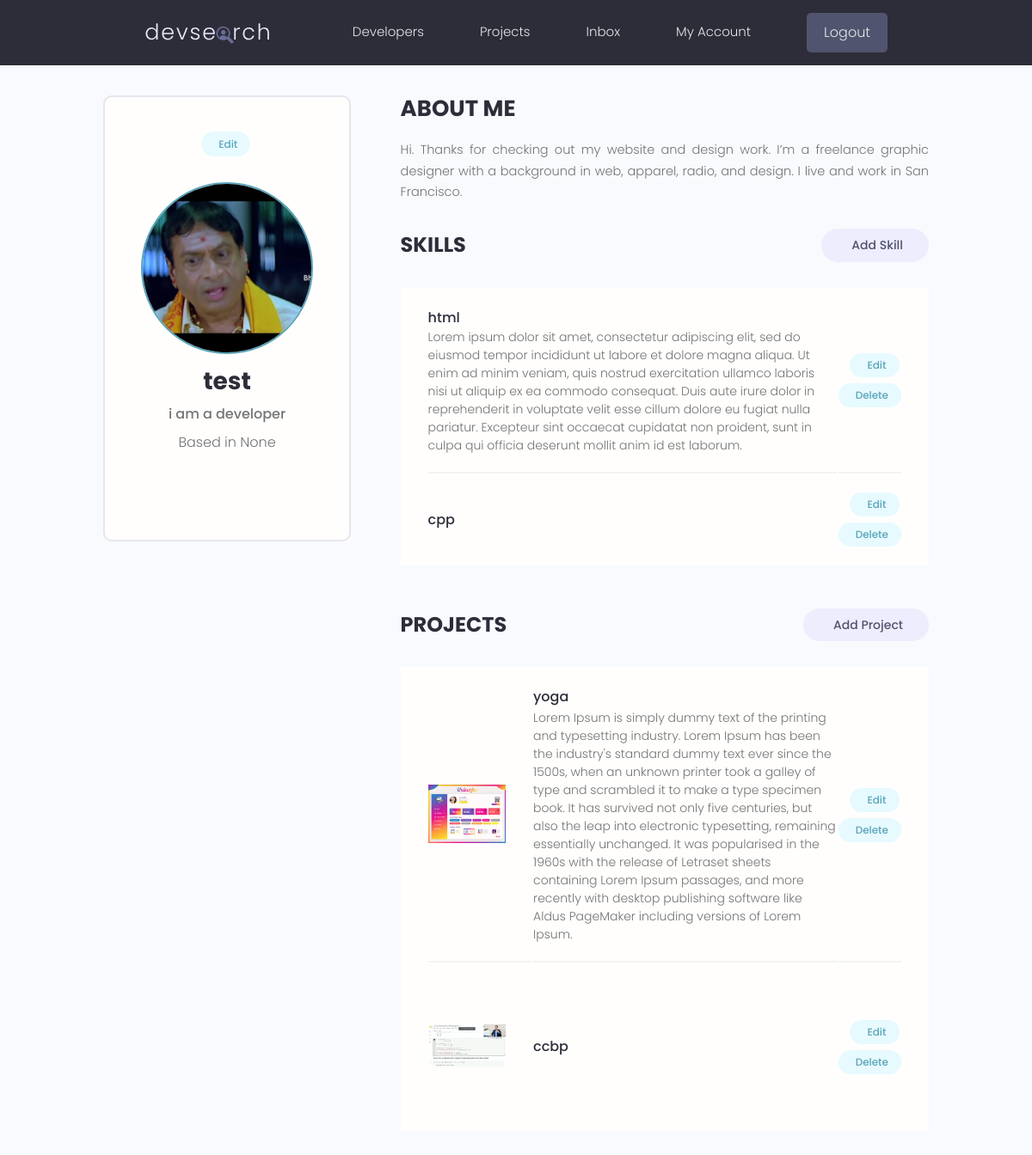
/account/ (signed in), run on an earlier commit of the app's database.
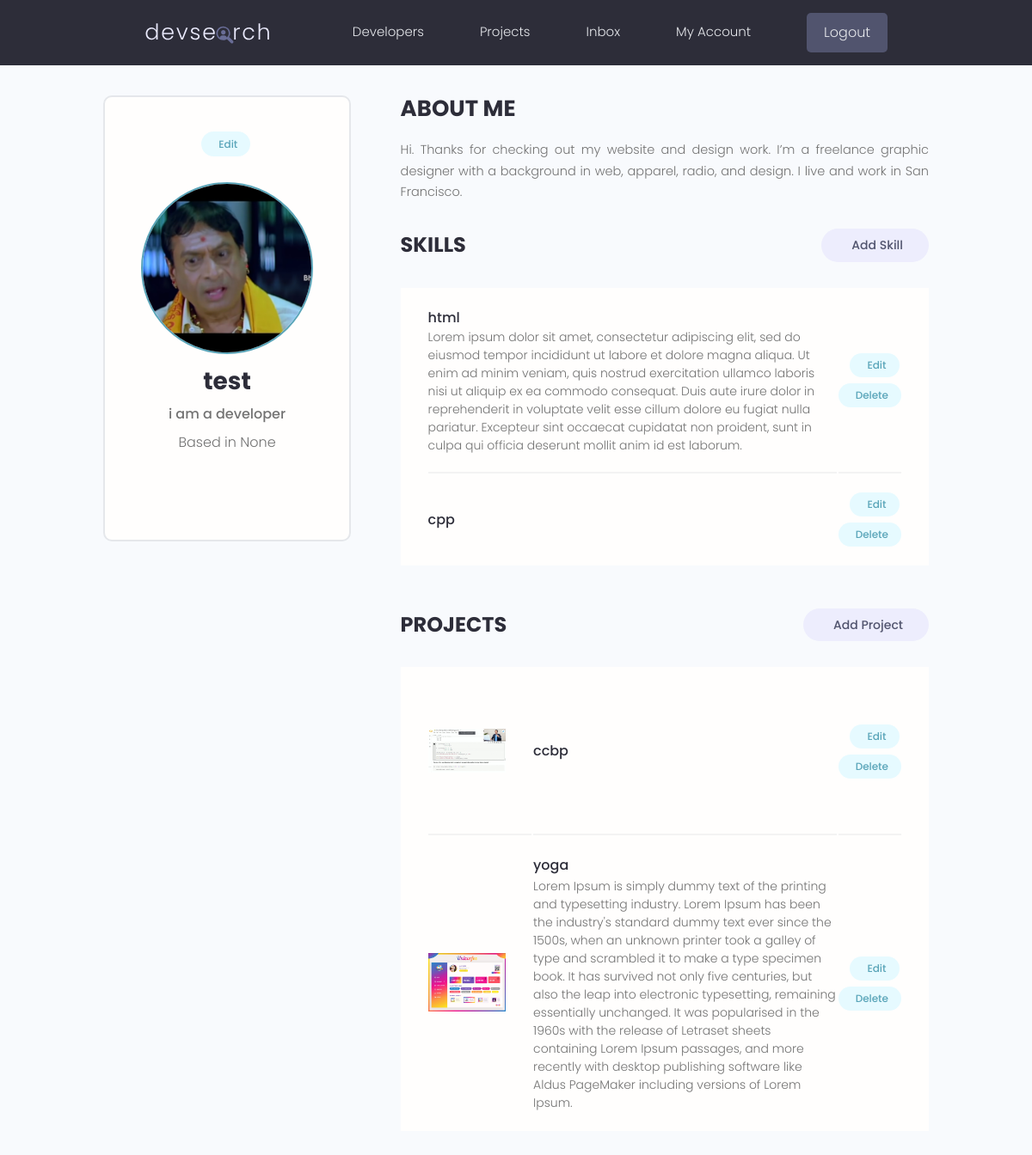
And on a later commit of the database.
### users/models.py (models this page shows, shortened)
class Skill(models.Model):
    owner = models.ForeignKey(
        Profile, null=True, blank=True, on_delete=models.CASCADE)
    name = models.CharField(max_length=200)
    description = models.TextField(null=True, blank=True)
    created = models.DateField(auto_now_add=True)
    id = models.UUIDField(default=uuid4, primary_key=True,unique=True,editable=False)

### project/models.py (models this page shows, shortened)
class Project(models.Model):
    owner = models.ForeignKey(
        Profile, null=True, blank=True, on_delete=models.CASCADE)
    title = models.CharField(max_length=200)
    thumbnail = models.ImageField(
        blank=True, null=True, upload_to="static/images/projects", default="static/images/projects/default.jpg")
    description = models.TextField(null=True, blank=True)
    demo_link = models.CharField(max_length=400, null=True, blank=True)
    source_code = models.CharField(max_length=4000, null=True, blank=True)
    created = models.DateTimeField(auto_now_add=True)
    id = models.UUIDField(default=uuid.uuid4, unique=True, primary_key=True)
    tags = models.ManyToManyField('Tag', blank=True)
    vote_total = models.IntegerField(default=0, null=True, blank=True)
    vote_ratio = models.IntegerField(default=0, null=True, blank=True)
    class Meta:
        ordering = ['-vote_ratio','vote_total','title']

### users/views.py (the view)
# urls.py: path("account/", views.account, name="my-account"),
@login_required(login_url="login")
def account(request):
    profile = request.user.profile
    context = {'profile': profile}
    return render(request, "account.html", context)

### users/templates/account.html (shortened to what the changed rows need)
{% extends 'main.html' %}
{% block content %}
{% load static %}
<main class="settingsPage profile my-md">
    <div class="container">
        <div class="layout">
            <div class="column column--1of3">
                <div class="card text-center">
                    <div class="card__body dev">
                        <h2 class="dev__name">{{profile.name}}</h2>
                    </div>
                </div>
            </div>
            <div class="column column--2of3">
                <table class="settings__table">
                    {% for skill in profile.skill_set.all %}
                    <tr>
                        <td class="settings__tableInfo">
                            <h4>{{skill.name}}</h4>
                            <p>
                                {{skill.description}}
                            </p>
                        </td>
                        <td class="settings__tableActions">
                            <a class="tag tag--pill tag--main settings__btn"
                                href="{% url 'update-skill' skill.id %}?next={{ request.path | urlencode }}">
                                Edit</a>
                            <a class="tag tag--pill tag--main settings__btn"
                                href="{% url 'delete-skill' skill.id %}?next={{ request.path | urlencode }}">
                                Delete</a>
                        </td>
                    </tr>
                    {% endfor %}
                </table>
                <table class="settings__table">
                    {% for project in profile.project_set.all %}
                    <tr>
                        <td id="{{project.id}}" class="settings__thumbnail">
                            <a href="{% url 'project' project.id %}"><img src="/{{project.thumbnail}}"
                                    alt="Project Thumbnail" /></a>
                        </td>
                        <td class="settings__tableInfo">
                            <a href="{% url 'project' project.id %}">{{project.title}}</a>
                            <p>
                                {{project.description}}
                            </p>
                        </td>
                        <td class="settings__tableActions">
                            <a class="tag tag--pill tag--main settings__btn"
                                href="{% url 'update-project' project.id %}?next={{ request.path | urlencode }}">
                                Edit</a>
                            <a class="tag tag--pill tag--main settings__btn"
                                href="{% url 'delete-project' project.id %}?next={{ request.path | urlencode }}">
                                Delete</a>
                        </td>
                    </tr>
                    {% endfor %}
                </table>
            </div>
        </div>
    </div>
</main>
{% endblock %}

What changed in the data, as far as the page shows it:
changed Project "ccbp": moves up the list
